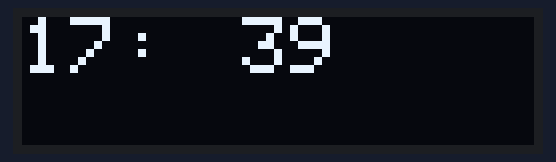
The sketch below on a simulated ESP32. Shown: 128×32 one-colour display. The local clock reads 2024-03-15 10:24:30 at power-on unless the sketch sets it.

Above: at 0.1 s.
At 64.6 s:
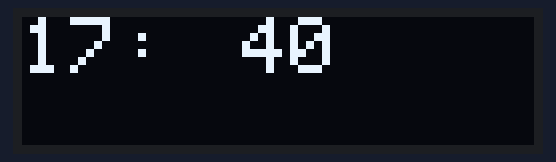
At 129.0 s:
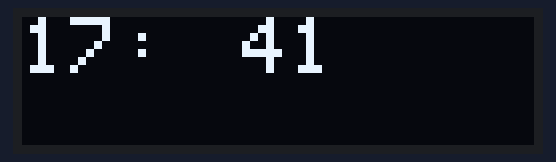

Measured:
- what the display in image 0 shows lasts 1.0 s, from 0.1 s to 1.1 s

The sketch:

time_adjuster.ino
```cpp
// Date and time functions using a DS1307 RTC connected via I2C and Wire lib
#include "RTClib.h"
#include <SPI.h>
#include <Adafruit_GFX.h>
#include <Adafruit_SSD1306.h>
#define SCREEN_WIDTH 128  // OLED display width, in pixels
#define SCREEN_HEIGHT 32  // OLED display height, in pixels
Adafruit_SSD1306 display(SCREEN_WIDTH, SCREEN_HEIGHT);

#include <Wire.h>

RTC_DS1307 rtc;
char daysOfTheWeek[7][12] = { "Sunday", "Monday", "Tuesday", "Wednesday", "Thursday", "Friday", "Saturday" };

void setup() {
  Wire.begin(2, 0);
  display.begin(SSD1306_SWITCHCAPVCC, 0x3C);
  display.clearDisplay();
  if (!rtc.begin()) {
    printOnScreen("error rtc", 1, 0, 0);
    while (1) delay(100);
  }

  if (!rtc.isrunning()) {
    printOnScreen("error rtc", 1, 0, 0);
  }
  rtc.adjust(DateTime(2022, 12, 16, 17, 39, 0));
}

void printOnScreen(String text, int sizeText, int x, int y) {
  display.setTextSize(sizeText);
  display.setTextColor(WHITE);
  display.setCursor(x, y);
  display.println(text);
  display.display();
}

void loop() {
  DateTime now = rtc.now();
  String hours = String(now.hour());
  String minss = String(now.minute());
  printOnScreen(hours, 2, 0, 0);
  printOnScreen(":", 2, 25, 0);
  printOnScreen(minss, 2, 55, 0);
  display.clearDisplay();
  delay(1000);
}
```
